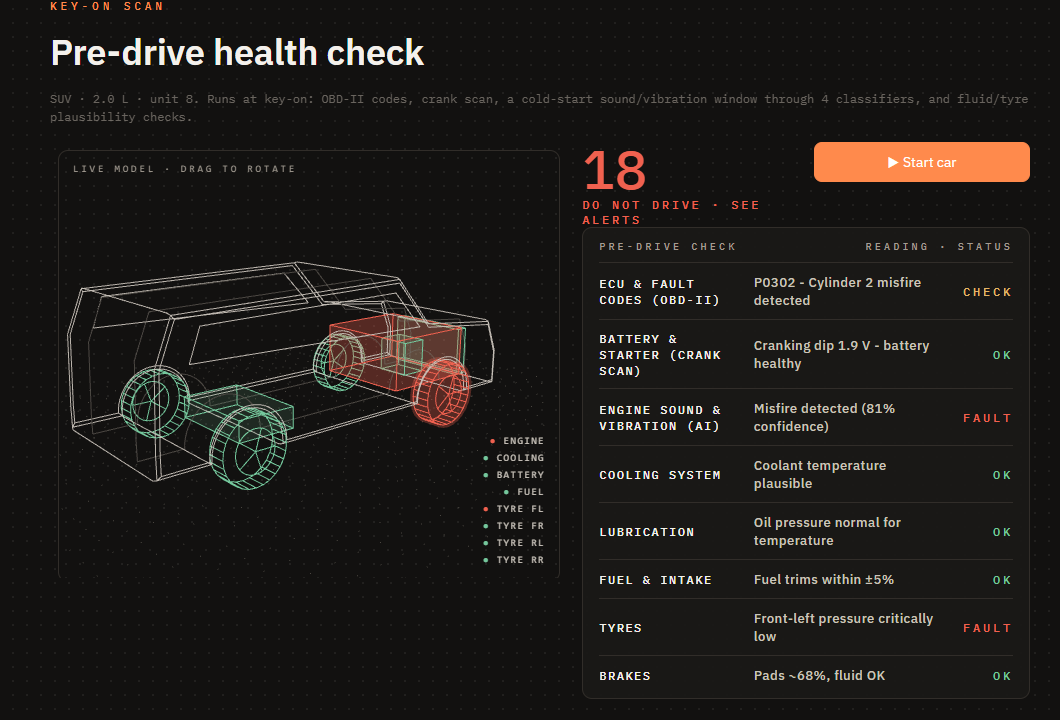
#> input picture report/src/img/dash-startup.png, 1060 x 720 px
$ python capture.py
#> lines starting #> are read from the running program, lines starting #| are printed output that depends on the picture
"""Capture dashboard screenshots for the report with headless Edge (dashboard must be running on :8501)."""
import shutil
import subprocess
import tempfile
from pathlib import Path

EDGE = r"C:\Program Files (x86)\Microsoft\Edge\Application\msedge.exe"
OUT = Path(__file__).parent / "src" / "img"
SHOTS = {
    "dash-startup.png": ("view=startup&engine=misfire", "1440,720"),
    "dash-signature.png": ("view=signature&engine=knock", "1440,1360"),
    "dash-drive.png": ("view=drive&obd=coolant_leak&t=440", "1440,820"),
}

for name, (query, size) in SHOTS.items():
    profile = tempfile.mkdtemp(prefix="edge-shot-")
    try:
        subprocess.run([
            EDGE, "--headless=new", "--disable-gpu", "--no-first-run", "--no-default-browser-check",
            f"--user-data-dir={profile}", "--hide-scrollbars", f"--window-size={size}",
            "--virtual-time-budget=45000", f"--screenshot={(OUT / name).resolve()}",
            f"http://localhost:8501/?{query}",
        ], check=True, timeout=120, capture_output=True)
#> (this line was passed over: subprocess is not available in this run)
    finally:
        shutil.rmtree(profile, ignore_errors=True)
    # drop the sidebar (scenario controls) so the figure shows the product screen itself
    from PIL import Image
    img = Image.open(OUT / name)
#> img is the input picture: PIL image 1060x720 RGB; mean R, G, B 30.6, 27.5, 24.9
    img.crop((330, 40, img.width - 50, img.height)).save(OUT / name)
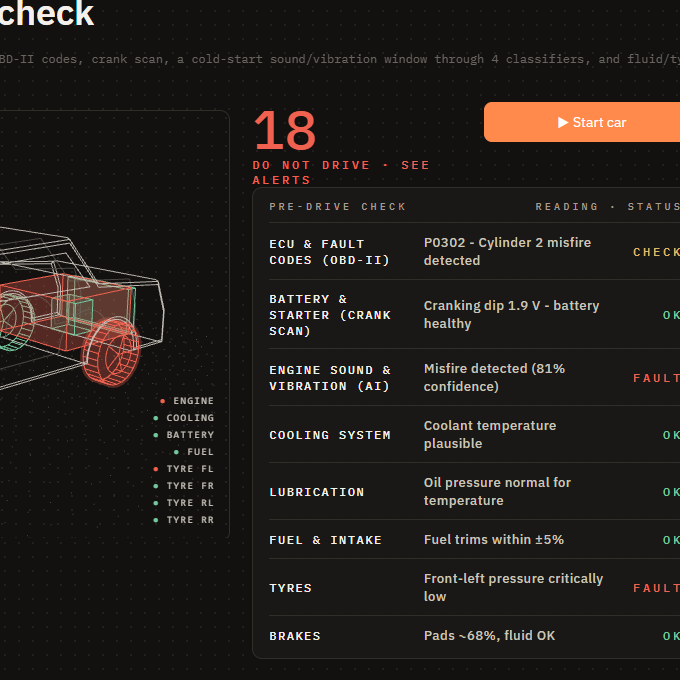
#> saved as dash-startup.png: PIL image 680x680 RGB; mean R, G, B 34.1, 29.6, 26.4
    print("wrote", name, (OUT / name).stat().st_size // 1024, "KB")
#> pass 2 of the loop `for name, (query, size) in SHOTS.items():`:
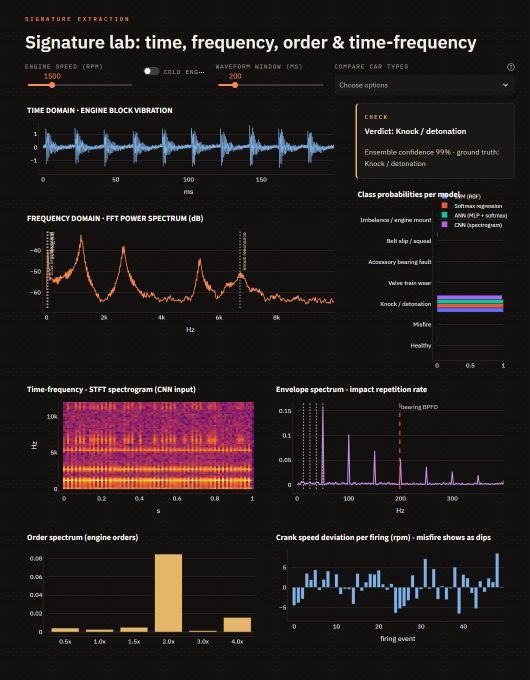
#> input picture report/src/img/dash-signature.png, 1060 x 1360 px (shown at 1/2 size)
#> img is the input picture: PIL image 1060x1360 RGB; mean R, G, B 35.2, 28.6, 28.6
#> `img.crop((330, 40, img.width - 50, img.height)).save(OUT / name)`:
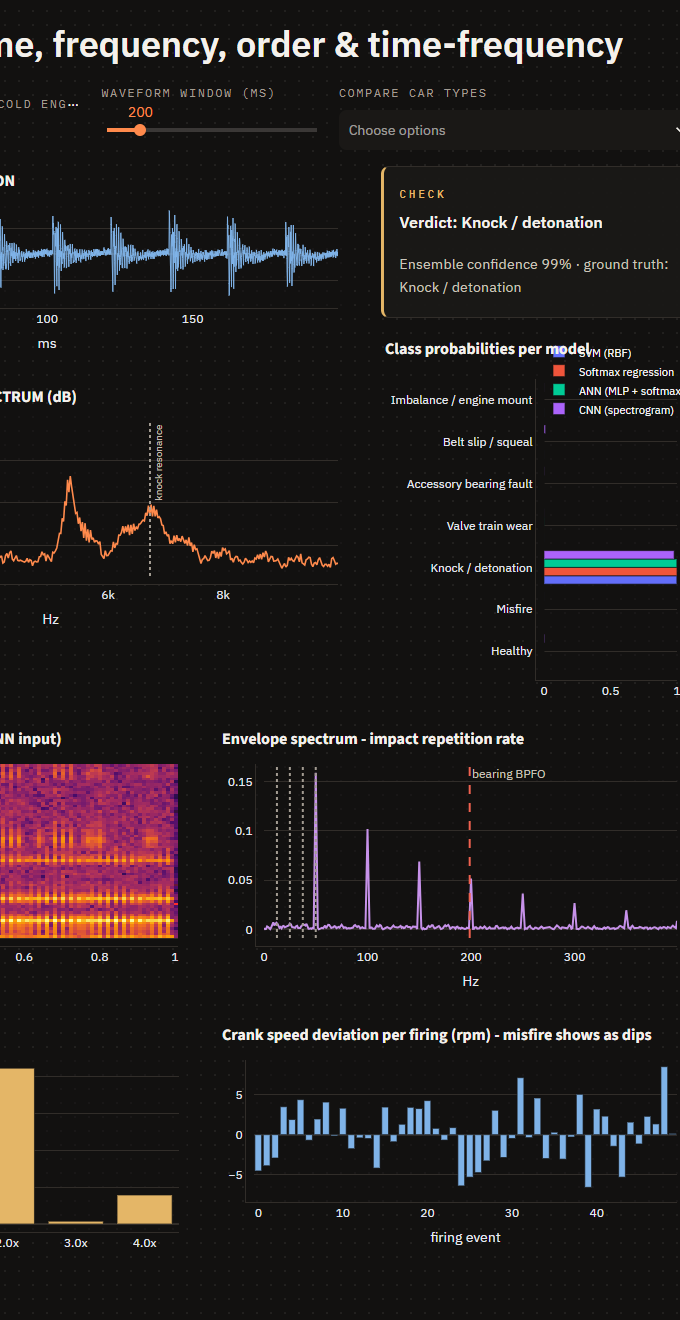
#> saved as dash-signature.png: PIL image 680x1320 RGB; mean R, G, B 34.2, 29.1, 29.2
#> pass 3 of the loop `for name, (query, size) in SHOTS.items():`:
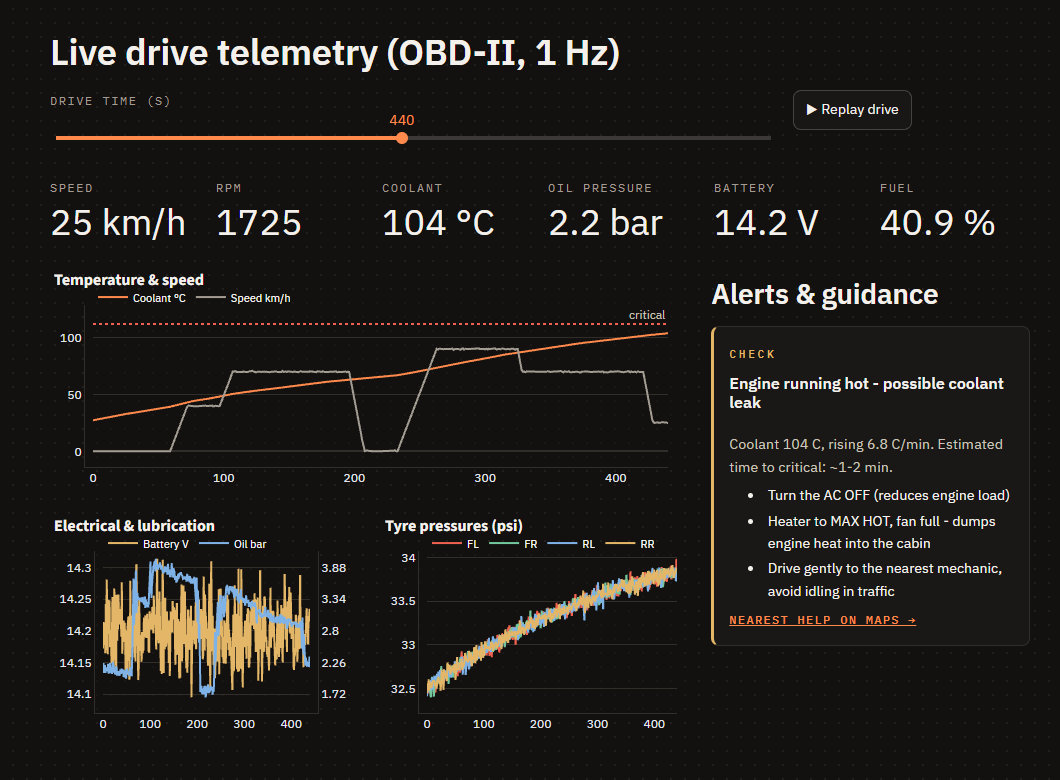
#> input picture report/src/img/dash-drive.png, 1060 x 780 px
#> img is the input picture: PIL image 1060x780 RGB; mean R, G, B 31.6, 29.4, 26.7
#> `img.crop((330, 40, img.width - 50, img.height)).save(OUT / name)`:
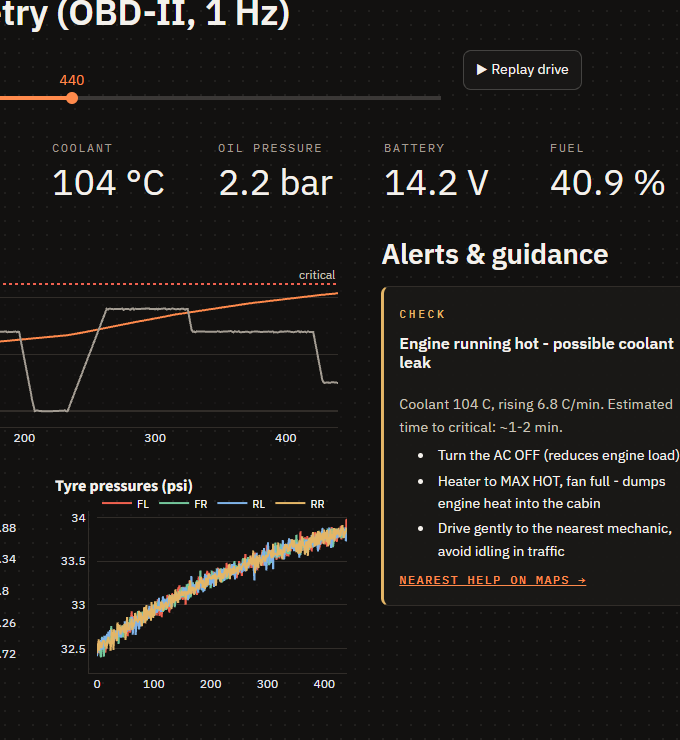
#> saved as dash-drive.png: PIL image 680x740 RGB; mean R, G, B 30.4, 28.5, 26.4
